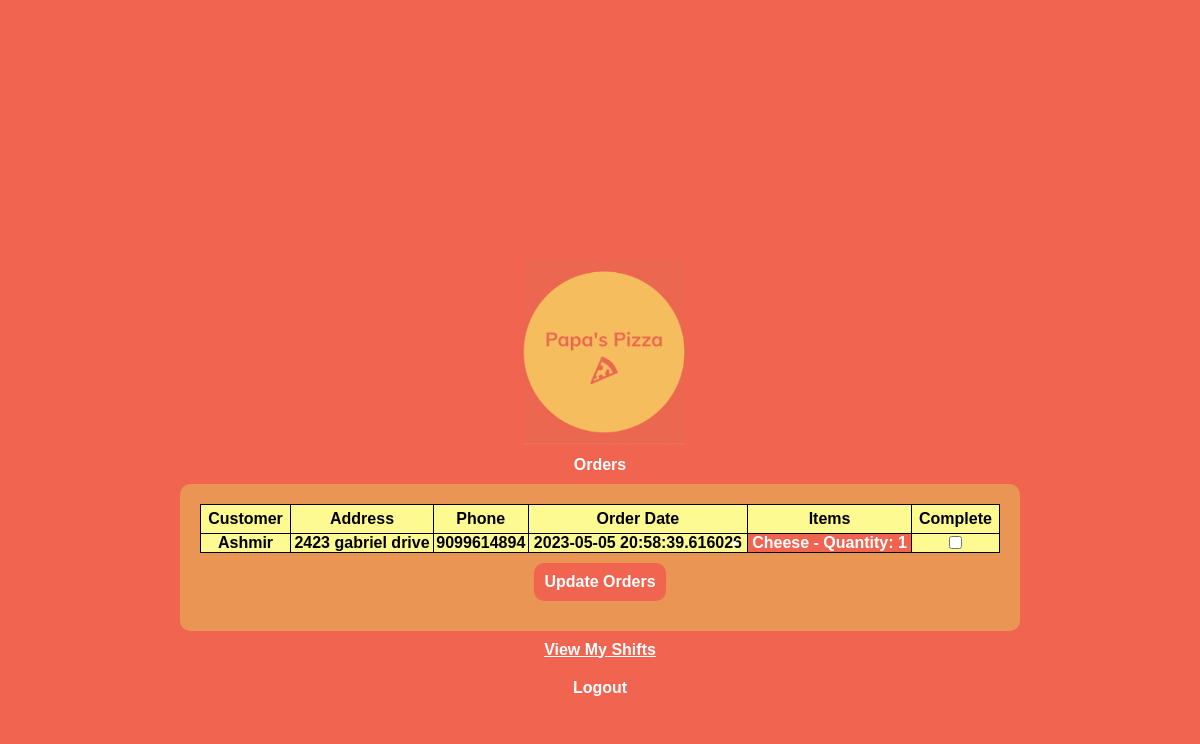
Screenshot of /employee/orders with the database file from the repository.
### app.py (models this page shows)
class Orders(db.Model):
    id = db.Column(db.Integer, primary_key=True, autoincrement=True)
    customer_id = db.Column(db.Integer, db.ForeignKey('customers.id', name='fk_orders_customers'))
    customer = db.relationship('Customers', backref=db.backref('orders', lazy=True))
    order_date = db.Column(db.DateTime, nullable=False, default=datetime.utcnow)

class Customers(db.Model):
    id = db.Column(db.Integer, primary_key = True, autoincrement=True)
    user_id = db.Column(db.Integer, db.ForeignKey('users.id',name='fk_customers_users'), unique=True)
    name = db.Column(db.String(30))
    email = db.Column(db.String(40))
    address = db.Column(db.String(50))
    phone = db.Column(db.Integer)

class Carts(db.Model):
    id = db.Column(db.Integer, primary_key=True, autoincrement=True)
    customer_id = db.Column(db.Integer, db.ForeignKey('customers.id',name='fk_cart_customers'))
    customer = db.relationship('Customers', backref=db.backref('cart', lazy=True))
    pizza_id = db.Column(db.Integer, db.ForeignKey('pizzas.id'))
    pizza = db.relationship('Pizzas', backref=db.backref('cart', lazy=True))
    order_id = db.Column(db.Integer, db.ForeignKey('orders.id'), nullable=True)
    order = db.relationship('Orders', backref=db.backref('cart', lazy=True))
    quantity = db.Column(db.Integer, nullable=False)
    admin.add_view(ModelView(Users,db.session))
    admin.add_view(ModelView(Customers,db.session))
    admin.add_view(ModelView(Employees,db.session))
    admin.add_view(ModelView(Managers,db.session))
    admin.add_view(ModelView(Shifts,db.session))
    admin.add_view(ModelView(Orders,db.session))

class Pizzas(db.Model):
    id = db.Column(db.Integer, primary_key = True, autoincrement=True)
    name = db.Column(db.String(50), nullable=False, unique=True)
    price = db.Column(db.Float, nullable=False)
    description = db.Column(db.String(200), nullable=True)

### app.py (the view)
@app.route('/employee/orders', methods=['GET', 'POST'])
def customer_orders():
    orders = Orders.query.all()
    return render_template('employee_dashboard.html', orders=orders)

### templates/employee_dashboard.html (shortened to what this page needs)
<html>
  <head>
    <link rel="stylesheet" type="text/css" href="{{ url_for('static', filename='style.css') }}" />
    <img src="/static/assets/Papas_logo.png" alt="Papa's Pizza">
  </head>
  <body>
    {% block content %}
      <h1>Orders</h1>
      <form action="{{ url_for('update_orders') }}" method="post">
        <table>
          <thead>
            <tr>
              <th>Customer</th>
              <th>Address</th>
              <th>Phone</th>
              <th>Order Date</th>
              <th>Items</th>
              <th>Complete</th>
            </tr>
          </thead>
          <tbody>
            {% for order in orders %}
              <tr>
                <td>{{ order.customer.name }}</td>
                <td>{{ order.customer.address }}</td>
                <td>{{ order.customer.phone }}</td>
                <td>{{ order.order_date }}</td>
                <td>
                  <ul>
                    {% for item in order.cart %}
                      <li>{{ item.pizza.name }} - Quantity: {{ item.quantity }}</li>
                    {% endfor %}
                  </ul>
                </td>
                <td><input type="checkbox" name="completed_orders" value="{{ order.id }}"></td>
              </tr>
            {% endfor %}
          </tbody>
        </table>
        <button type="submit">Update Orders</button>
      </form>
      <a href="{{ url_for('employee_shifts') }}">View My Shifts</a>
      <a class ="logout-link" href="{{ url_for('logout') }}"><button>Logout</button></a>
    {% endblock %}
  </body>
</html>

### static/style.css (style rules this page uses)
* { margin: 0; padding: 0; background-color: #f06450; font-family: "Lucida Sans Unicode", "Lucida Grande", sans-serif; font-size: 16px; color: white; font-weight: 700; }
body { display: flex; flex-direction: column; justify-content: center; align-items: center; height: 100vh; margin: 50px; padding: 20px; }
form { width:100%; max-width: 800px; text-align: center; background-color: rgb(234,149,84); padding: 20px; border-radius: 10px; border-color: black; }
h1,h2 { margin-top: 10px; color:#FFFFFF; }
img { margin-top: 30px; }
button { margin: 10px auto; padding: 10px; border-radius: 10px; border: none; font-size: 16px; font-family: sans-serif; color:white; }
table, th, td { border: 1px solid; text-align: center; background-color: #FEFA92; color: #000000; }
table { width: 100%; border-collapse: collapse; margin: auto; }
th { padding: 5px; }

### rows the page displays
Orders: customer.name "Ashmir", customer.address "2423 gabriel drive", customer.phone "9099614894", order_date "2023-05-05 20:58:39.616026"
Carts: pizza.name "Cheese", quantity "1"
